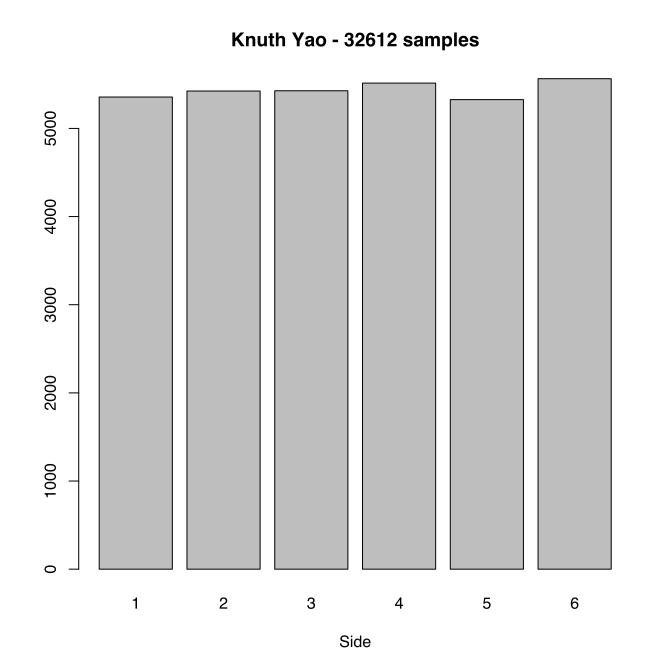

Write the R code that produced this figure.
#!/usr/bin/env Rscript
args <- commandArgs(trailingOnly = TRUE)

data <- read.csv(header = TRUE, sep = ",", file = args[1])
samples <- nrow(data)
data <- table(data)

svg(gsub(".csv$", ".svg", args[1]))
barplot(data, main = paste("Knuth Yao -", samples, "samples"), xlab = "Side")
